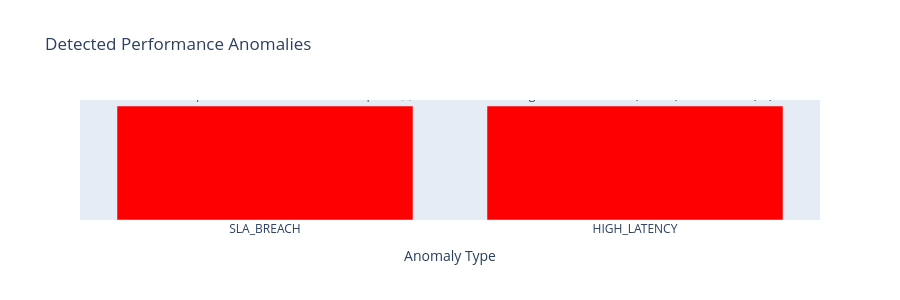

Write notebook code for a chart like this one.
### Markdown cell above
## 6. Performance Bottleneck Detection and Anomaly Analysis
Identify system issues and performance degradation patterns.

### Code cell
def detect_performance_anomalies(ts_data, metrics):
    """Detect performance bottlenecks and anomalies"""
    
    anomalies = []
    
    # Detection 1: Completion rate below SLA
    low_completion = ts_data[ts_data['received_vs_eval_rate'] < 95]
    if len(low_completion) > 0:
        anomalies.append({
            "type": "SLA_BREACH",
            "severity": "HIGH",
            "metric": "Completion Rate",
            "description": f"Evaluation completion rate below 95% SLA in {len(low_completion)} period(s)",
            "periods_affected": len(low_completion),
            "min_value": low_completion['received_vs_eval_rate'].min()
        })
    
    # Detection 2: High evaluation latency
    if metrics['current']['avg_eval_time_sec'] > 5:
        anomalies.append({
            "type": "HIGH_LATENCY",
            "severity": "HIGH",
            "metric": "Evaluation Time",
            "description": f"Average evaluation time ({metrics['current']['avg_eval_time_sec']:.2f}s) exceeds SLA (5s)",
            "current_value": metrics['current']['avg_eval_time_sec'],
            "sla_threshold": 5.0
        })
    
    # Detection 3: Significant throughput drop
    if len(ts_data) > 1:
        avg_throughput = ts_data['received_count'].mean()
        throughput_std = ts_data['received_count'].std()
        low_throughput = ts_data[ts_data['received_count'] < (avg_throughput - 2 * throughput_std)]
        
        if len(low_throughput) > 0:
            anomalies.append({
                "type": "LOW_THROUGHPUT",
                "severity": "MEDIUM",
                "metric": "Transaction Throughput",
                "description": f"Significantly low throughput detected in {len(low_throughput)} period(s)",
                "periods_affected": len(low_throughput),
                "anomaly_threshold": avg_throughput - 2 * throughput_std
            })
    
    # Detection 4: Queuing/Processing Gap (Received >> Evaluated)
    ts_data['gap'] = ts_data['received_count'] - ts_data['evaluated_count']
    if ts_data['gap'].mean() > 50:
        anomalies.append({
            "type": "PROCESSING_GAP",
            "severity": "MEDIUM",
            "metric": "Received vs Evaluated Gap",
            "description": "Large gap between received and evaluated transactions suggests processing backlog",
            "avg_gap": ts_data['gap'].mean(),
            "max_gap": ts_data['gap'].max()
        })
    
    return anomalies

print("\n" + "="*80)
print("PERFORMANCE BOTTLENECK DETECTION")
print("="*80)

anomalies = detect_performance_anomalies(metrics['time_series'], metrics)

if len(anomalies) == 0:
    print("\n✓ No anomalies detected. System operating within normal parameters.")
else:
    print(f"\n🔴 {len(anomalies)} anomaly/anomalies detected:\n")
    for i, anomaly in enumerate(anomalies, 1):
        severity_icon = "🚨" if anomaly['severity'] == "HIGH" else "⚠️"
        print(f"{severity_icon} ANOMALY {i}: {anomaly['type']}")
        print(f"   Severity: {anomaly['severity']}")
        print(f"   Metric: {anomaly['metric']}")
        print(f"   Description: {anomaly['description']}")
        for key, value in anomaly.items():
            if key not in ['type', 'severity', 'metric', 'description']:
                print(f"   {key}: {value}")
        print()

# Distribution Analysis of Evaluation Time
print("\n" + "="*80)
print("EVALUATION TIME DISTRIBUTION")
print("="*80)
print("Evaluation Time SLA Compliance:")
print(f"   Average (P50): {metrics['current']['avg_eval_time_sec']:.2f}s")
print(f"   95th Percentile (P95): {metrics['current']['p95_eval_time_sec']:.2f}s")
print(f"   99th Percentile (P99): {metrics['current']['p99_eval_time_sec']:.2f}s")
print("   SLA Target: <5.0s average")

compliance = "✓ COMPLIANT" if metrics['current']['avg_eval_time_sec'] <= 5.0 else "🚨 NON-COMPLIANT"
print(f"   Status: {compliance}")

# Create anomaly visualization
if len(anomalies) > 0:
    fig_anomalies = go.Figure()
    
    anomaly_types = [a['type'] for a in anomalies]
    severity_colors = ['red' if a['severity'] == 'HIGH' else 'orange' for a in anomalies]
    
    fig_anomalies.add_trace(go.Bar(
        x=anomaly_types,
        y=[1] * len(anomalies),
        marker={'color': severity_colors},
        text=[a['description'] for a in anomalies],
        textposition='outside',
        showlegend=False
    ))
    
    fig_anomalies.update_layout(
        title="Detected Performance Anomalies",
        xaxis_title="Anomaly Type",
        yaxis_title="Count",
        height=300,
        yaxis={'visible': False}
    )
    
    fig_anomalies.show()

### Figure 1 — Plotly figure (JSON) as saved in the notebook; plotly's stock layout.template omitted (floating-point values rounded to 4 significant figures)
{"data": [{"marker": {"color": ["red", "red"]}, "showlegend": false, "text": ["Evaluation completion rate below 95% SLA in 14 period(s)", "Average evaluation time (67.00s) exceeds SLA (5s)"], "textposition": "outside", "type": "bar", "x": ["SLA_BREACH", "HIGH_LATENCY"], "y": [1, 1]}], "layout": {"height": 300, "title": {"text": "Detected Performance Anomalies"}, "xaxis": {"title": {"text": "Anomaly Type"}}, "yaxis": {"title": {"text": "Count"}, "visible": false}}}
